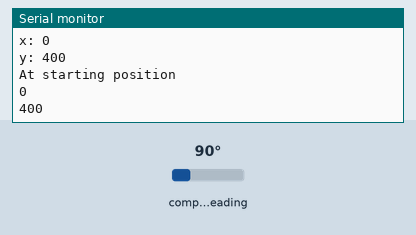
Simulated run of this sketch. Board: Arduino Uno, built with avr-gcc and run on an emulated ATmega328P. Shown: the last lines printed to the serial monitor. Wiring (inferred from the names in the program): HMC5883L compass at I2C address 0x1E. The inputs (shaded band) are chosen by the test bench; at power-on: compass heading 90°.

Above: at 1.2 s.
1.3 s: compass heading set to 7°
At 1.7 s:
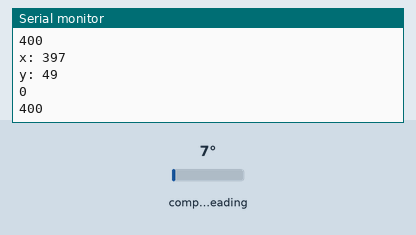
2.8 s: compass heading set to 90°
At 3.22 s:
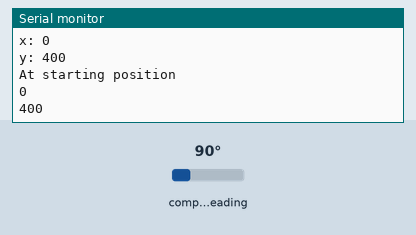
4.3 s: compass heading set to 180°
At 4.72 s:
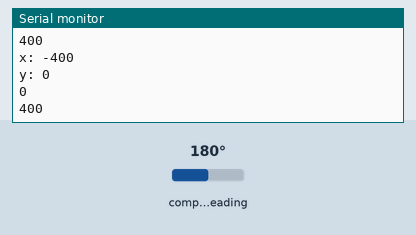
Timing chart, 0 to 7.3 s (numbered marks = the images above; inputs shaded):
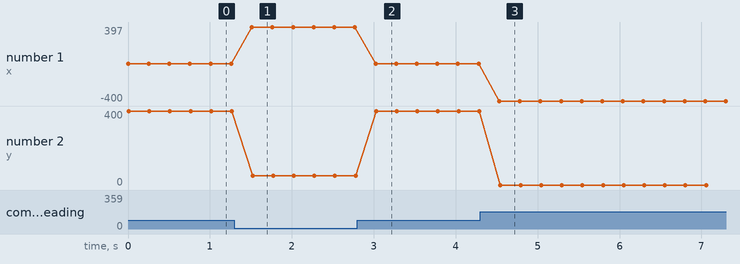

Measured:
- after the input at 1.3 s, the serial monitor: prints a new line after 0.21 s (image 1)
- after the input at 4.3 s, the serial monitor: prints a new line after 0.23 s (image 3)
- plotted number 1: 0 → 397 after the input at 1.3 s, 0 → -400 after the input at 4.3 s
- plotted number 2: 400 → 49 after the input at 1.3 s

The sketch:

GY-271.ino
```cpp
// (licence header left out)
#include <Wire.h> //I2C Arduino Library

#define address 0x1E //0011110b, I2C 7bit address of HMC5883

int startingDegreeX = -5000;
int startingDegreeY = -5000;

void setup(){
  //Initialize Serial and I2C communications
  Serial.begin(9600);
  Wire.begin();

  //Put the HMC5883 IC into the correct operating mode
  Wire.beginTransmission(address); //open communication with HMC5883
  Wire.write(0x02); //select mode register
  Wire.write(0x00); //continuous measurement mode
  Wire.endTransmission();
}

void loop(){

  int x,y,z; //triple axis data

  //Tell the HMC5883 where to begin reading data
  Wire.beginTransmission(address);
  Wire.write(0x03); //select register 3, X MSB register
  Wire.endTransmission();


 //Read data from each axis, 2 registers per axis
  Wire.requestFrom(address, 6);
  if(6<=Wire.available()){
    x = Wire.read()<<8; //X msb
    x |= Wire.read(); //X lsb
    z = Wire.read()<<8; //Z msb
    z |= Wire.read(); //Z lsb
    y = Wire.read()<<8; //Y msb
    y |= Wire.read(); //Y lsb
  }

  //Print out values of each axis
  Serial.print("x: ");
  Serial.println(x);
  Serial.print("y: ");
  Serial.println(y);

  if(startingDegreeX == -5000 && startingDegreeY == -5000) {
    startingDegreeX = x;
    startingDegreeY = y;
  }

  if(x <= startingDegreeX + 20 && x >= startingDegreeX - 20 && y <= startingDegreeY + 20 && y >= startingDegreeY - 20) {
    Serial.println("At starting position");
  }

  Serial.println(startingDegreeX);
  Serial.println(startingDegreeY);

  delay(250);
}
```
